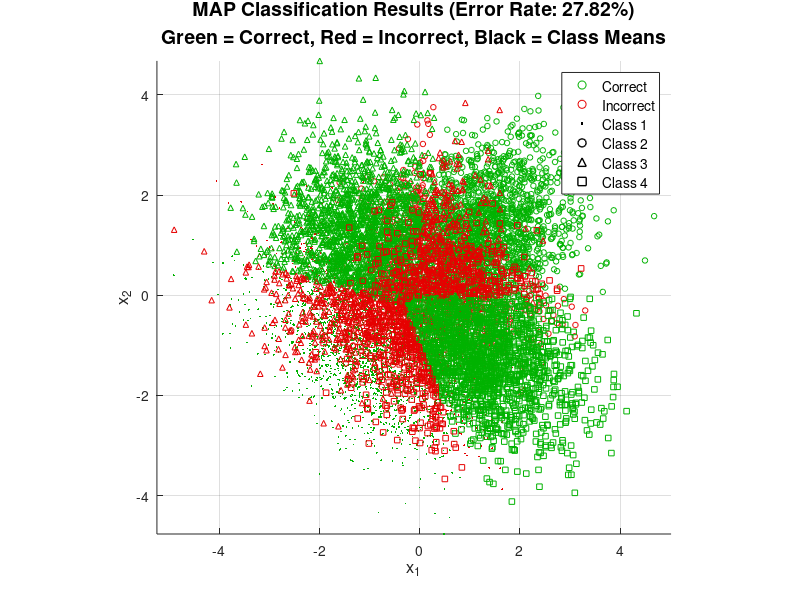

This chart was generated by the following MATLAB code:
clear all, close all;
N = 10000; p = [0.25, 0.25, 0.25, 0.25];
mu1 = [-1; -1]; Sigma1 = [1, -0.5; -0.5, 1];
mu2 = [1; 1]; Sigma2 = [1, 0.3; 0.3, 1];
mu3 = [-1; 1]; Sigma3 = [1, 0; 0, 1];
mu4 = [1; -1]; Sigma4 = [1, -0.3; -0.3, 1];

%Randomly assign the labels
u = rand(1, N);
true_labels = zeros(1, N);
true_labels(u < p(1)) = 1;
true_labels(u >= p(1) & u < p(1)+p(2)) = 2;
true_labels(u >= p(1)+p(2) & u < p(1)+p(2)+p(3)) = 3;
true_labels(u >= p(1)+p(2)+p(3)) = 4;

% get the total number of samples in each label
N1 = sum(true_labels == 1);
N2 = sum(true_labels == 2);
N3 = sum(true_labels == 3);
N4 = sum(true_labels == 4);

% Generate samples from each class
X = zeros(N, 2);
X(true_labels == 1, :) = mvnrnd(mu1, Sigma1, N1);
X(true_labels == 2, :) = mvnrnd(mu2, Sigma2, N2);
X(true_labels == 3, :) = mvnrnd(mu3, Sigma3, N3);
X(true_labels == 4, :) = mvnrnd(mu4, Sigma4, N4);

likelihoods = zeros(N, 4); %Get the likelihoods for all of the samples
likelihoods(:, 1) = mvnpdf(X, mu1', Sigma1);
likelihoods(:, 2) = mvnpdf(X, mu2', Sigma2);
likelihoods(:, 3) = mvnpdf(X, mu3', Sigma3);
likelihoods(:, 4) = mvnpdf(X, mu4', Sigma4);

% Select the class with maximum likelihood
[~, decided_labels] = max(likelihoods, [], 2);
decided_labels = decided_labels';

% Calculate confusion matrix
confusion_matrix = zeros(4, 4);
for j = 1:4  % (L=j)
    for i = 1:4  % (D=i)
        count_ij = sum((true_labels == j) & (decided_labels == i));
        total_j = sum(true_labels == j);
        confusion_matrix(i, j) = count_ij / total_j;
    end
end

% Calculate empirical probability of error
errors = sum(true_labels ~= decided_labels);
prob_error = errors / N;

% Display results
fprintf('Confusion Matrix P(D=i|L=j) (rows=decided D, cols=true L):\n');
fprintf('        L1      L2      L3      L4\n');
for i = 1:4
    fprintf('D%d: %5.1f%% %5.1f%% %5.1f%% %5.1f%%\n', i, ...
            confusion_matrix(i,1)*100, confusion_matrix(i,2)*100, ...
            confusion_matrix(i,3)*100, confusion_matrix(i,4)*100);
end
fprintf('\n');

figure(1);
set(gcf, 'Position', [100, 100, 800, 700]); % Set figure size
hold on;
axis equal;
grid on;

% Define marker shapes and colors
markers = {'.', 'o', '^', 's'};
marker_size = 4;
colors_correct = [0, 0.7, 0];
colors_incorrect = [0.9, 0, 0];

%Determine what labels are correct and what is note
is_correct = (true_labels == decided_labels);

% Plot each class
for class = 1:4
    class_mask = (true_labels == class);
    
    % Plot correct classifications
    idx_correct = class_mask & is_correct;
    if sum(idx_correct) > 0
        plot(X(idx_correct, 1), X(idx_correct, 2), markers{class}, ...
             'MarkerSize', marker_size, ...
             'MarkerEdgeColor', colors_correct, ...
             'MarkerFaceColor', 'none', ...
             'LineWidth', 0.5);
    end
    
    % Plot incorrect classifications
    idx_incorrect = class_mask & ~is_correct;
    if sum(idx_incorrect) > 0
        plot(X(idx_incorrect, 1), X(idx_incorrect, 2), markers{class}, ...
             'MarkerSize', marker_size, ...
             'MarkerEdgeColor', colors_incorrect, ...
             'MarkerFaceColor', 'none', ...
             'LineWidth', 0.5);
    end
end

xlabel('x_1', 'FontSize', 12);
ylabel('x_2', 'FontSize', 12);
title(sprintf('MAP Classification Results (Error Rate: %.2f%%)\nGreen = Correct, Red = Incorrect, Black = Class Means', ...
              prob_error*100), 'FontSize', 14);

% Legend creation
legend_handles = [];
legend_entries = {};

h1 = plot(NaN, NaN, 'o', 'MarkerEdgeColor', colors_correct, 'MarkerFaceColor', 'none');
h2 = plot(NaN, NaN, 'o', 'MarkerEdgeColor', colors_incorrect, 'MarkerFaceColor', 'none');
legend_handles = [h1, h2];
legend_entries = {'Correct', 'Incorrect'};

% Add marker shape legend
for class = 1:4
    h = plot(NaN, NaN, markers{class}, ...
             'MarkerSize', marker_size+2, ...
             'MarkerEdgeColor', 'k', ...
             'MarkerFaceColor', 'none', ...
             'LineWidth', 1);
    legend_handles(end+1) = h;
    legend_entries{end+1} = sprintf('Class %d', class);
end

legend(legend_handles, legend_entries, 'Location', 'best', 'FontSize', 10);

hold off;